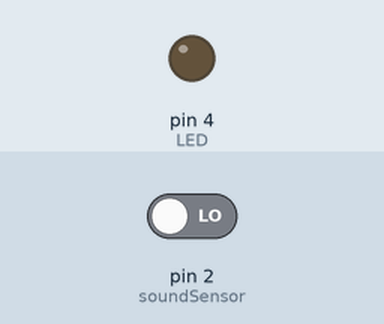
The sketch below on a simulated Arduino Uno, built with avr-gcc and run on an emulated ATmega328P. Shown: output pins drawn as LEDs (lit = HIGH). The test bench sets the inputs (shaded band); at power-on: pin 2 (soundSensor) LOW. What the sketch prints to the serial monitor is not drawn.

Above: at 1.2 s.
1.3 s: pin 2 (soundSensor) driven HIGH
At 2.5 s:
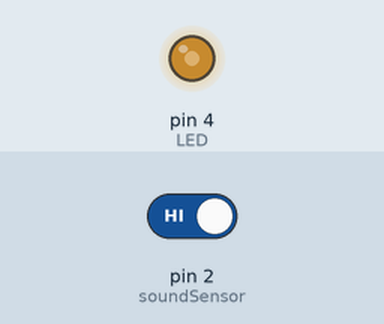
2.8 s: pin 2 (soundSensor) driven LOW
At 3.4 s:
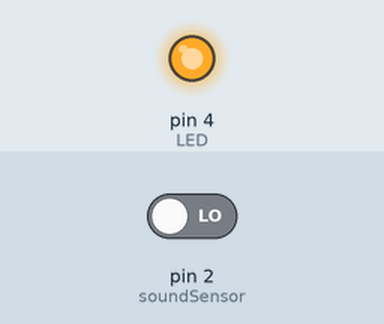
4.3 s: pin 2 (soundSensor) driven HIGH
At 5.0 s:
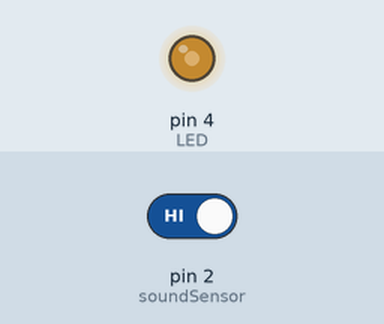
Timing chart, 0 to 7.3 s (numbered marks = the images above; inputs shaded):
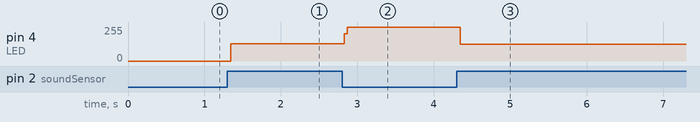

The sketch:

arduino.ino
```cpp
///code using only digital input and output --first iterations
///this part of the code taken from https://www.instructables.com/id/Arduino-Sound-Sensor-with-LED/
int soundSensor=2;  //Sound Sensor Port
int LED=4;  //LED Port
boolean LEDStatus=false;

void setup() {
 pinMode(soundSensor,INPUT);
 pinMode(LED,OUTPUT);
 Serial.begin(115200);

}

void loop() {

  int SensorData=digitalRead(soundSensor);
  Serial.print("SensorData= ");
  Serial.println(SensorData);
  if(SensorData==1){

    if(LEDStatus==false){
        LEDStatus=true;
        digitalWrite(LED,HIGH);
    }
    else{
        LEDStatus=false;
        digitalWrite(LED,LOW);
    }
  }
 }
```

Measured:
- after the input at 1.3 s, pin 4 (LED): 0/255 → 130/255 after 0.05 s
- after the input at 2.8 s, pin 4 (LED): 130/255 → 255/255 at once
- after the input at 4.3 s, pin 4 (LED): 255/255 → 125/255 after 0.05 s
